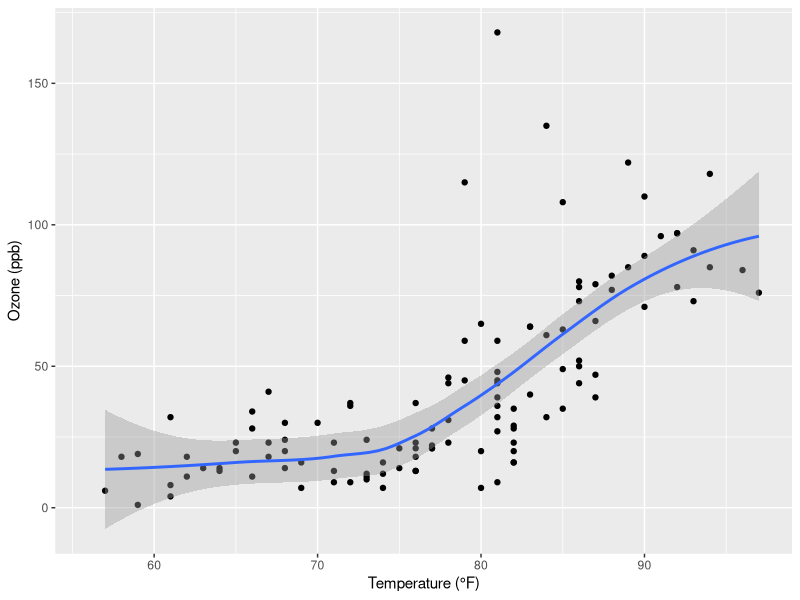

Recreate this plot in R.
## ---- chunk 1
#| label: setup
#| include: false

library(ggplot2)
## ---- chunk 2
#| label: fig-airquality
#| fig-cap: "Temperature and ozone level."
#| warning: false

ggplot(airquality, aes(Temp, Ozone)) + 
  geom_point() + 
  geom_smooth(method = "loess") + 
    labs(
    x = "Temperature (°F)",
    y = "Ozone (ppb)"
  ) 
